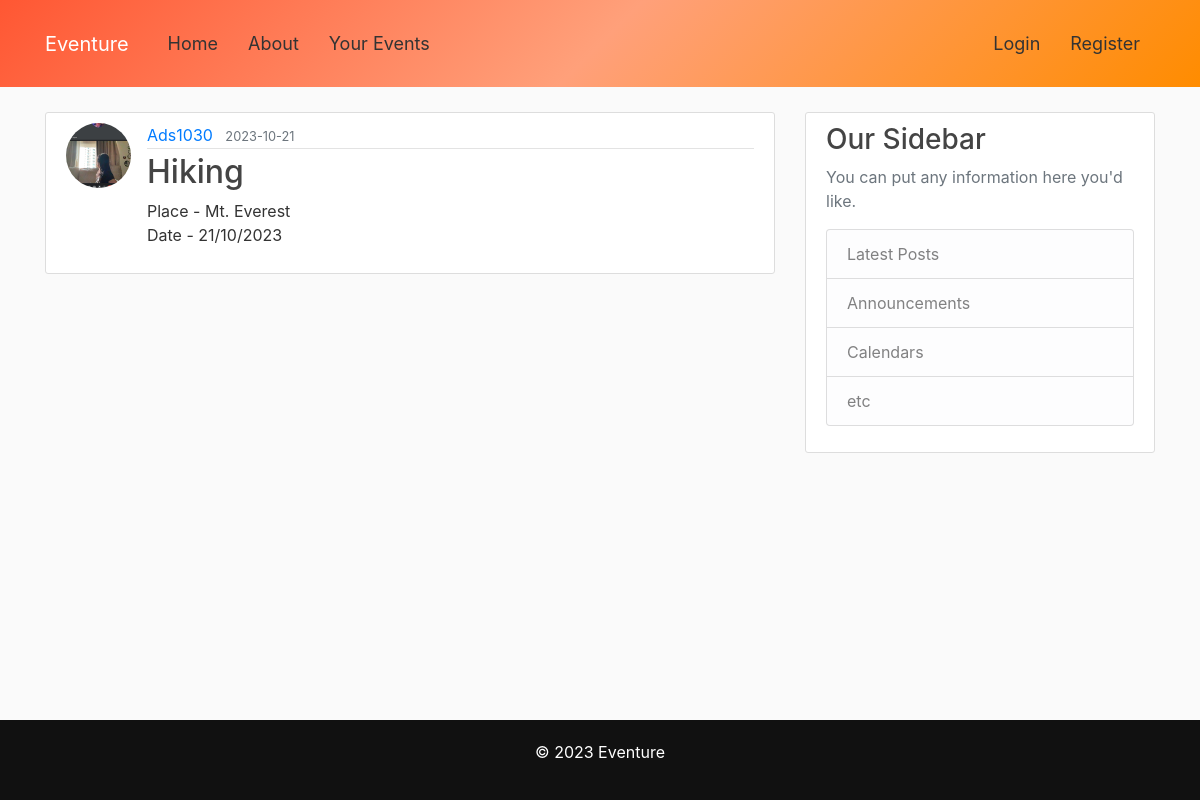
/post/1, run on the app's committed database.
### flaskBlog/models.py (models this page shows, shortened)
class User(db.Model, UserMixin):
    id = db.Column(db.Integer, primary_key = True)
    username = db.Column(db.String(20), unique=True, nullable = False)
    email = db.Column(db.String(120), unique=True, nullable = False)
    image_file = db.Column(db.String(20), nullable = False, default='default.jpg')
    password = db.Column(db.String(60), nullable = False)
    posts = db.relationship('Post',backref='author',lazy=True)

class Post(db.Model):
    id = db.Column(db.Integer, primary_key = True)
    title = db.Column(db.String(100), nullable = False)
    date_posted = db.Column(db.DateTime, nullable=False,default = datetime.utcnow)
    content = db.Column(db.Text, nullable=False)
    user_id = db.Column(db.Integer, db.ForeignKey('user.id'), nullable=False)
    rsvps = db.relationship('RSVP', backref='post', lazy=True)

### flaskBlog/routes.py (the view, shortened to what this page needs)
@app.route("/post/<int:post_id>", methods=['GET', 'POST'])
def post(post_id):
    post = Post.query.get_or_404(post_id)
    rsvp_form = RSVPForm()
    rsvp_count = RSVP.query.filter_by(post_id=post_id).count()
    return render_template('post.html', title=post.title, post=post, rsvp_form=rsvp_form, rsvp_count=rsvp_count)

### flaskBlog/templates/post.html (shortened to what this page needs)
{% extends "layout.html" %}
{% block content %}
<article class="media content-section">
    <img class="rounded-circle article-img"
        src="{{url_for('static', filename = 'profile_pics/' + post.author.image_file ) }} " alt="">
    <div class="media-body">
        <div class="article-metadata">
            <a class="mr-2" href="#">{{ post.author.username }}</a>
            <small class="text-muted">{{ post.date_posted.strftime('%Y-%m-%d') }}</small>
        </div>
        <h2 class = "article-title">{{ post.title }}</h2>
        <p class="article-content">{{ post.content }}</p>
    </div>
</article>
{% endblock content%}

### flaskBlog/static/main.css (style rules this page uses)
body { background: #fafafa; color: #333333; margin-top: 7rem; }
h1, h2, h3, h4, h5, h6 { color: #444444; }
.content-section { background: #ffffff; padding: 10px 20px; border: 1px solid #dddddd; border-radius: 3px; margin-bottom: 20px; }
.article-title { color: #444444; }
.article-content { white-space: pre-line; }
.article-img { height: 65px; width: 65px; margin-right: 16px; }
.article-metadata { padding-bottom: 1px; margin-bottom: 4px; border-bottom: 1px solid #e3e3e3 }

### data on the page
User: image_file (picture), author.username "Ads1030"
Post: date_posted "2023-10-21", title "Hiking", content "Place - Mt. Everest Date - 21/10/2023"
